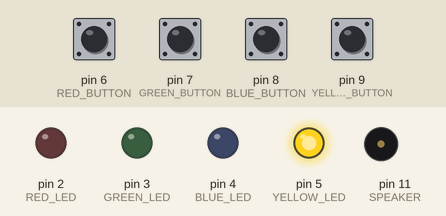
This sketch was run on a simulated Arduino Uno, built with avr-gcc and run on an emulated ATmega328P. On the bench: output pins drawn as LEDs (lit = HIGH), buzzer (waves = sounding). The test bench sets the inputs (shaded band); at power-on: pin 6 (RED_BUTTON), pin 7 (GREEN_BUTTON), pin 8 (BLUE_BUTTON), pin 9 (YELLOW_BUTTON) HIGH. Random numbers use the default seed unless the sketch sets one.

Above: at 1.2 s.
1.3 s: pin 6 (RED_BUTTON) pulled LOW for 0.15 s
At 3.4 s:
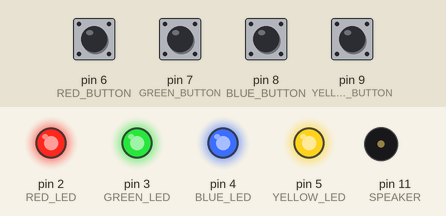
4.4 s: pin 7 (GREEN_BUTTON) pulled LOW for 0.15 s
At 7.2 s:
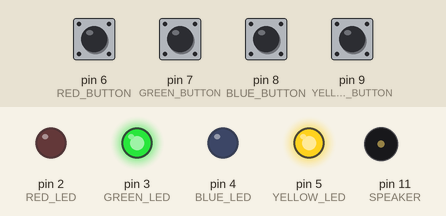
7.5 s: pin 8 (BLUE_BUTTON) pulled LOW for 0.15 s
At 9.13 s:
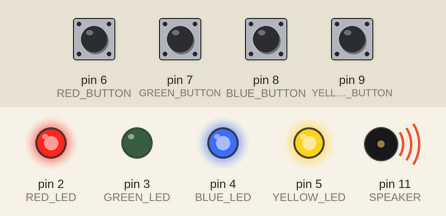
10.6 s: pin 9 (YELLOW_BUTTON) pulled LOW for 0.15 s
At 12.77 s:
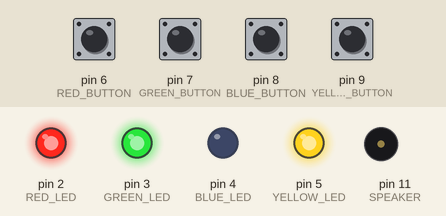
13.7 s: pin 6 (RED_BUTTON) pulled LOW for 1 s
At 15.76 s:
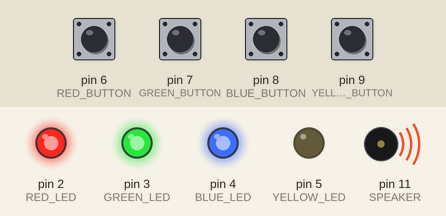
17.4 s: pin 7 (GREEN_BUTTON) pulled LOW for 0.15 s
Timing chart, 0 to 23.7 s (numbered marks = the images above; inputs shaded):
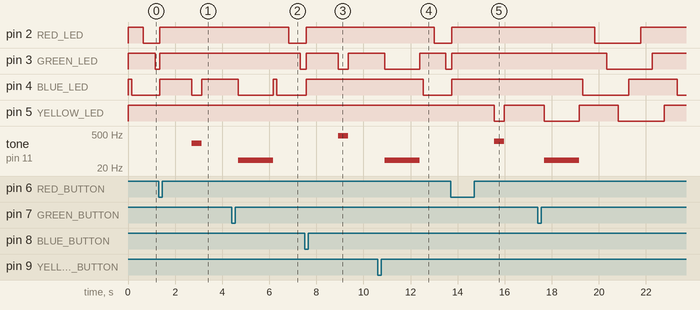

Measured:
- after the input at 1.3 s, tone on pin 11 (SPEAKER): silent → 209 Hz after 1.4 s, → silent 0.42 s later
- after the input at 4.4 s, pin 2 (RED_LED): HIGH → LOW after 2.4 s; pin 3 (GREEN_LED): HIGH → LOW after 2.9 s
- after the input at 7.5 s, tone on pin 11 (SPEAKER): silent → 415 Hz after 1.4 s, → silent 0.42 s later
- after the input at 10.6 s, pin 2 (RED_LED): HIGH → LOW after 2.4 s; pin 4 (BLUE_LED): HIGH → LOW after 1.9 s
- after the input at 13.7 s, tone on pin 11 (SPEAKER): silent → 252 Hz after 1.9 s, → silent 0.42 s later

The sketch:

Simon_Says.ino
```cpp
const int SPEAKER = 11;

const int RED_LED = 2;
const int GREEN_LED = 3;
const int BLUE_LED = 4;
const int YELLOW_LED = 5;

const int RED_BUTTON = 6;
const int GREEN_BUTTON = 7;
const int BLUE_BUTTON = 8;
const int YELLOW_BUTTON = 9;

const int RED = 0;
const int GREEN = 1;
const int BLUE = 2;
const int YELLOW = 3;

const int BAD = -1;

int skill;

int seq[32];

void setup()
{

  setAll(false); // Pins start out at 0, turing the LEDs on

  pinMode(SPEAKER, OUTPUT);

  pinMode(BLUE_BUTTON, INPUT_PULLUP);
  pinMode(BLUE_LED, OUTPUT);

  pinMode(RED_BUTTON, INPUT_PULLUP);
  pinMode(RED_LED, OUTPUT);

  pinMode(YELLOW_BUTTON, INPUT_PULLUP);
  pinMode(YELLOW_LED, OUTPUT);

  pinMode(GREEN_BUTTON, INPUT_PULLUP);
  pinMode(GREEN_LED, OUTPUT);
}

void loop()
{
  int skill = getSkill(attract());
  delay(500); //to give the user time to remove thier finger from the button

  fillSeq();

  int last = playSimon(skill);

  if (last != skill)
  {
    lose(seq[last]);
  }
  else
  {
    win(seq[skill - 1]);
  }
}

void ledOn(int color)
{
  if (color > 3 || color < 0)
    return;

  digitalWrite(color + 2, 0);
}

void ledOff(int color)
{
  if (color > 3 || color < 0)
    return;

  digitalWrite(color + 2, 1);
}

void setAll(boolean on) // Sets all the LEDs to a desired state (true = on and false = off)
{
  if (on)
  {
    ledOn(BLUE);
    ledOn(RED);
    ledOn(YELLOW);
    ledOn(GREEN);
  }

  else
  {
    ledOff(BLUE);
    ledOff(RED);
    ledOff(YELLOW);
    ledOff(GREEN);
  }
}

void colorTone(int color) // -1 == off, -2 loser
{
  if (color == BAD)
  {
    noTone(SPEAKER);
  }

  else if (color == -2)
  {
    tone(SPEAKER, 42);
  }

  else
  {
    switch (color) { // the fanciest of if statements
      case RED: //red
        tone(SPEAKER, 310);
        break;

      case BLUE:
        tone(SPEAKER, 209);
        break;

      case YELLOW:
        tone(SPEAKER, 252);
        break;

      case GREEN:
        tone(SPEAKER, 415);
        break;
    }
  }
}

void win(int color)
{
  setAll(false);

  for (int i = 1; i <= 6; i++)
  {
    ledOn(color);
    colorTone(color);
    delay(70);

    ledOff(color);
    delay(20);
  }
  colorTone(BAD);
}

void lose(int color)
{
  setAll(false);

  colorTone(-2);
  ledOn(color);
  delay(1500);

  colorTone(BAD);
  ledOff(color);
}

int getButton()
{
  int b = BAD;

  if (!digitalRead(GREEN_BUTTON))
    b = GREEN;

  else if (!digitalRead(RED_BUTTON))
    b = RED;

  else if (!digitalRead(BLUE_BUTTON))
    b = BLUE;

  else if (!digitalRead(YELLOW_BUTTON))
    b = YELLOW;

  delay(50); // to preent bouncing and multiple inputs

  return b;
}

int attract()
{
  int skill;
  long oldTime = millis();
  long newTime;

  const int SPEED = 500;

  while ((skill = getButton()) == BAD)
  {
    newTime = millis();

    if (newTime > (oldTime + (SPEED * 8)))
    {
      oldTime = newTime;
    }
    else if (newTime > (oldTime + 100 + (SPEED * 7)))
    {
      ledOff(YELLOW);
    }
    else if (newTime > (oldTime + 100 + (SPEED * 6)))
    {
      ledOff(GREEN);
    }
    else if (newTime > (oldTime + 100 + (SPEED * 5)))
    {
      ledOff(RED);
    }
    else if (newTime > (oldTime + 100 + (SPEED * 4)))
    {
      ledOff(BLUE);
    }
    else if (newTime > (oldTime + 100 + (SPEED * 3)))
    {
      ledOn(YELLOW);
    }
    else if (newTime > (oldTime + 100 + (SPEED * 2)))
    {
      ledOn(GREEN);
    }
    else if (newTime > (oldTime + 100 + (SPEED * 1)))
    {
      ledOn(RED);
    }
    else if (newTime > (oldTime + 100))
    {
      ledOn(BLUE);
    }
  }
  setAll(false);
  return skill;
}

boolean timedGetButton(int color)
{
  int button = BAD;
  long start = millis();

  while (((millis() - start) < 3000) && ((button = getButton()) == BAD));

  while (getButton() == color)
  {
    ledOn(color);
    colorTone(color);
  }
  colorTone(BAD);
  ledOff(color);

  delay(100);
  return button == color;
}

void ledPlay(int color, int seq)
{
  ledOn(color);
  colorTone(color);

  if (seq >= 14)
  {
    delay(220);
  }
  else if (seq >= 6)
  {
    delay(320);
  }
  else if (seq >= 1)
  {
    delay(420); // blaze 4 dayz
  }

  colorTone(BAD);
  ledOff(color);
  delay(50);
}

void fillSeq()
{
  randomSeed(millis());

  for (int i = 0; i < 32; i++)
  {
    seq[i] = random(4);
  }
}

void playSeq(int amount)
{
  for (int i = 0; i < amount; i++)
  {
    ledPlay(seq[i], amount);
  }
}

int userSeq(int amount)
{
  int i = 0;

  while (i < amount)
  {
    boolean pass = timedGetButton(seq[i]);

    if (!pass)
    {
      break;
    }
    i++;
  }
  while (getButton() != BAD); // to prevent the user from holding down a button after the sequence is over. May not be needed in the future or just need a delay.
  return i;
}

int playSimon(int rounds)
{
  int buttons = 0;
  rounds = rounds > 32 ? 32 : rounds; // never bigger then 32

  for (int i = 0; i <= rounds; i++)
  {
    playSeq(i);

    if ((buttons = userSeq(i)) != i)
    {
      break;
    }
    delay(800);
  }

  return buttons;
}

int getSkill(int color)
{
  switch (color) {
    case GREEN:
      return 8;
    case BLUE:
      return 16;
    case YELLOW:
      return 24;
    case RED:
      return 32;
  }
}

void test() // tests buttons and LEDs
{
  digitalWrite(BLUE_LED, digitalRead(BLUE_BUTTON));
  digitalWrite(RED_LED, digitalRead(RED_BUTTON));
  digitalWrite(GREEN_LED, digitalRead(GREEN_BUTTON));
  digitalWrite(YELLOW_LED, digitalRead(YELLOW_BUTTON));

  colorTone(!digitalRead(BLUE_BUTTON) ? BLUE : -3);
  colorTone(!digitalRead(RED_BUTTON) ? RED : -3);
  colorTone(!digitalRead(YELLOW_BUTTON) ? YELLOW : -3);
  colorTone(!digitalRead(GREEN_BUTTON) ? GREEN : -3);
  colorTone(digitalRead(GREEN_BUTTON) && digitalRead(YELLOW_BUTTON) && digitalRead(RED_BUTTON) && digitalRead(BLUE_BUTTON) ? -1 : -3);
}
```
